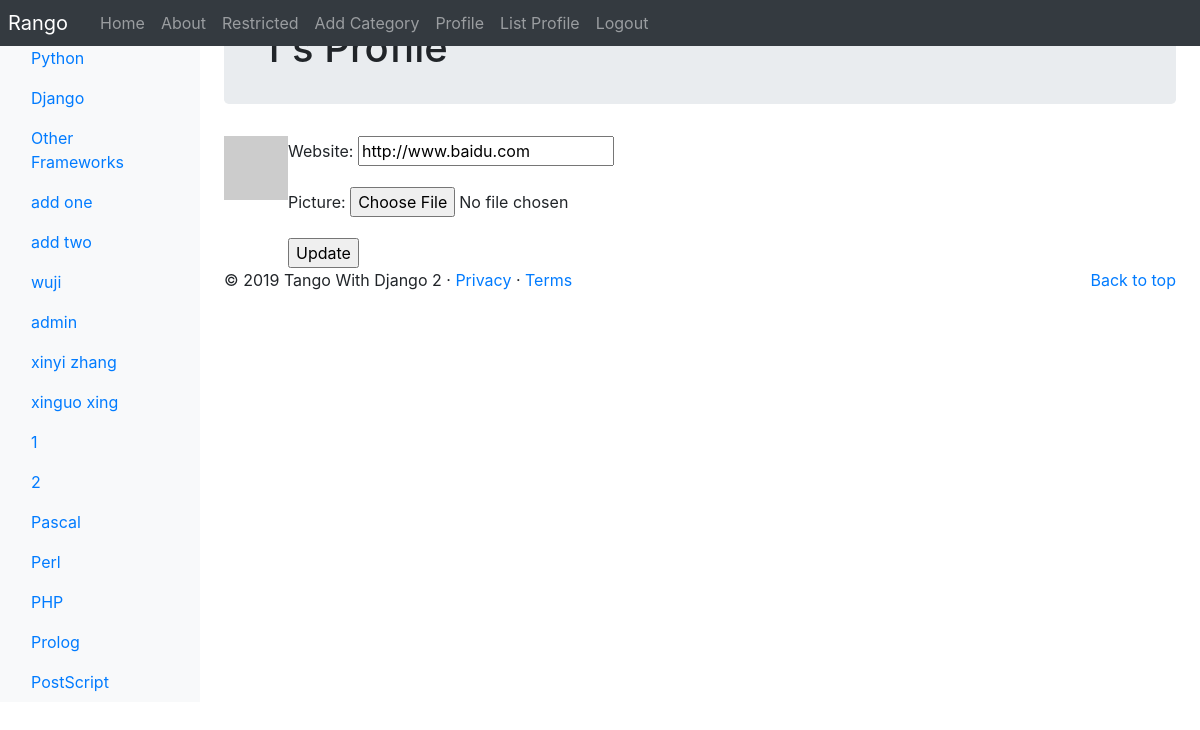
/rango/profile/1/ (signed in), run on the app's committed database.
### rango/models.py (models this page shows, shortened)
class Category(models.Model):
    name=models.CharField(max_length=128,unique=True)
    views=models.IntegerField(default=0)
    likes=models.IntegerField(default=0)
    slug=models.SlugField(unique=True)
    class Meta:
        verbose_name_plural='Categories'

class UserProfile(models.Model):
    user=models.OneToOneField(User,on_delete=models.CASCADE)
    website=models.URLField(blank=True)
    picture=models.ImageField(upload_to='profile_images',blank=True)

### rango/views.py (the view, shortened to what this page needs)
# urls.py: path('profile/<username>/',views.ProfileView.as_view(),name='profile'),
class ProfileView(View):
    def get_user_details(self,username):
        try:
            user=User.objects.get(username=username)
        except User.DoesNotExist:
            return None
        userprofile=UserProfile.objects.get_or_create(user=user)[0]
        form=UserProfileForm({'website':userprofile.website,'picture':userprofile.picture})
        return (user,userprofile,form)
    @method_decorator(login_required)
    def get(self,request,username):
        try:
            (user,userprofile,form)=self.get_user_details(username)
        except TypeError:
            return redirect('rango:index')
        context_dict={'userprofile':userprofile,'selecteduser':user,'form':form}
        return render(request,'rango/profile.html',context_dict)

### rango/forms.py
class UserProfileForm(forms.ModelForm):
    class Meta:
        model=UserProfile
        fields=('website','picture')

### rango/templatetags/rango_template_tags.py (called while the page is built)
@register.inclusion_tag('rango/categories.html')
def get_category_list(current_category=None):
    return {'categories':Category.objects.all(),'current_category':current_category}

### templates/rango/profile.html (shortened to what this page needs)
{% extends 'rango/base.html' %}
{% load staticfiles %}
{% block body_block %}
<div class="jumbotron p-4">
    <div class="container">
        <h1 class="jumotron-heading">
            {{selecteduser.username}}'s Profile
        </h1>
    </div>
</div>
<div class="container">
    <div class="row">
        {% if userprofile.picture %}
        <img src="{{MEDIA_URL}}{{userprofile.picture}}" width="300" height="300"
        alt="{{selecteduser.username}}'s profile image" />
        {% else %}
        <img src="https://lorempixel.com/64/64/people/" width="64" height="64"
        alt="{{selecteduser.username}}'s profile image" />
        {% endif %}
        <br />
        <div>
            {% if selecteduser == user %}
            <form method="post" action="." enctype="multipart/form-data">
            {{form.as_p}}
            <input type="submit" value="Update" />
            </form>
            {% else %}
            <p>
                <strong>Website:</strong>
                <a href="{{ userprofile.website}}">{{userprofile.website}}</a>
            </p>
            {% endif %}
        </div>
    </div>
</div>
{% endblock %}

### templates/rango/categories.html (shortened to what this page needs)
<ul class="nav flex-column">
    {% if categories %}
    {% for c in categories %}
    {% if c == current_category %}
    <li class="nav-item">
        <a class="nav-link active" href="{% url 'rango:show_category' c.slug %}"><span data-feather="archive"></span>{{ c.name }}</a>
    </li>
    {% else %}
    <li class="nav-item">
        <a class="nav-link" href="{% url 'rango:show_category' c.slug %}">{{ c.name }}</a>
    </li>
    {% endif %}
    {% endfor %}
      {% else %}
      <strong>
          There are no categories present.
      </strong>
    </li>
    {% endif %}
</ul>

### data on the page
Category: name "Python"
Category: name "Django"
Category: name "Other Frameworks"
Category: name "add one"
Category: name "add two"
Category: name "wuji"
Category: name "admin"
Category: name "xinyi zhang"
Category: name "xinguo xing"
Category: name "1"
Category: name "2"
Category: name "Pascal"
Category: name "Perl"
Category: name "PHP"
Category: name "Prolog"
Category: name "PostScript"
UserProfile: website "http://www.baidu.com"

### other printed values
{{ selecteduser.username }} "1"
